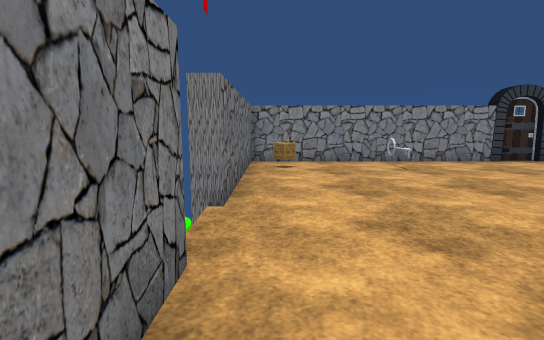
[1] (above)

12 first-person views from a walk through a scene from a Unity 3-D project. The camera is 1.2 m above the floor, tilts 8° down and sees 85° across. The floor is counted in squares, 1 m on a side. Each view is taken from the middle of a square. On the plan, view 1 faces up. The plan holds only what a view shows up to about 13 squares ahead; the rest is blank. The place goes on beyond the plan. The player character is not drawn. Door leaves are left out, so doorways stand open. Some surface patterns are stand-ins.

[2]
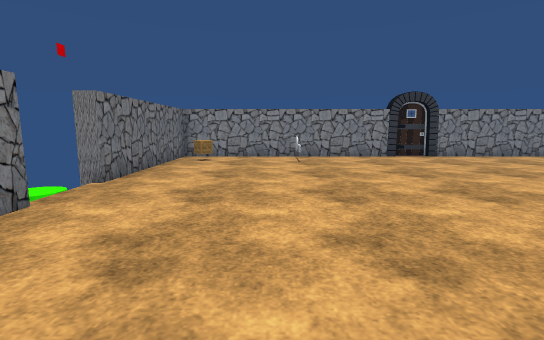

[3]
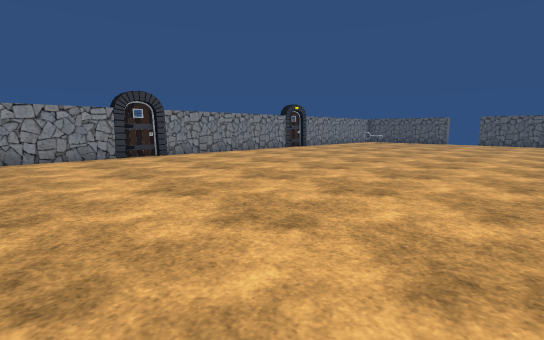

[4]
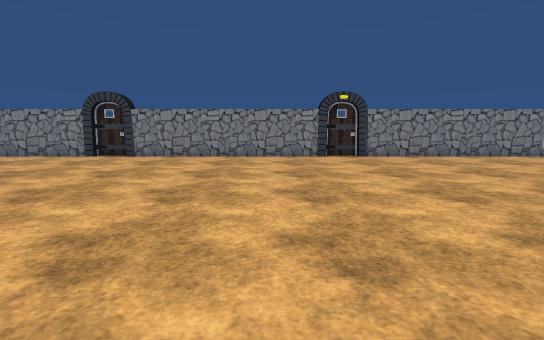

[5]
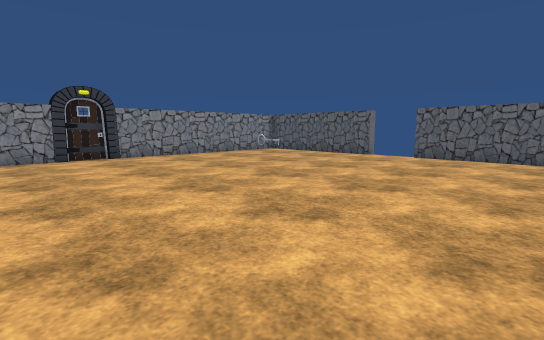

[6]
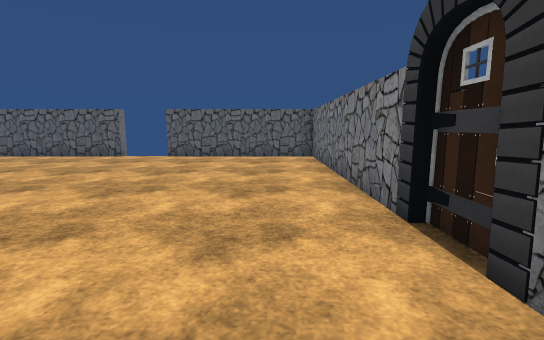

[7]
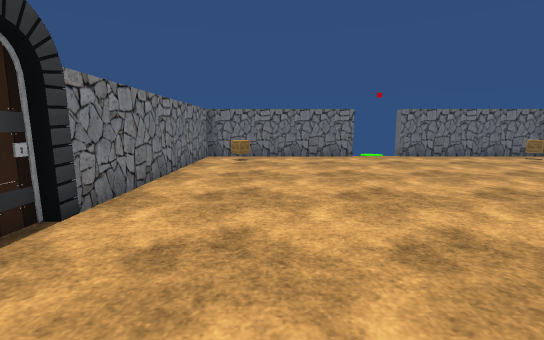

[8]
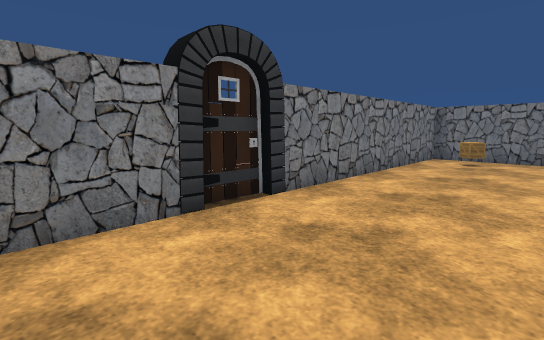

[9]
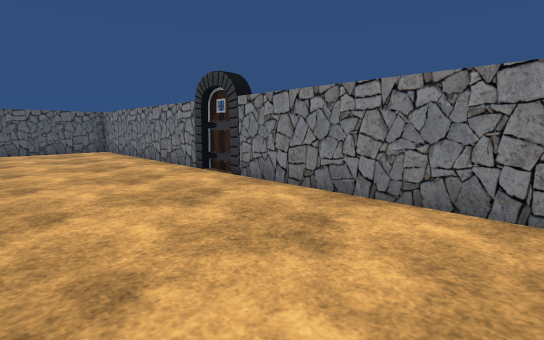

[10]
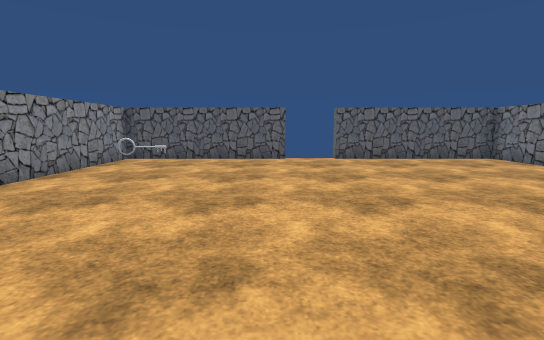

[11]
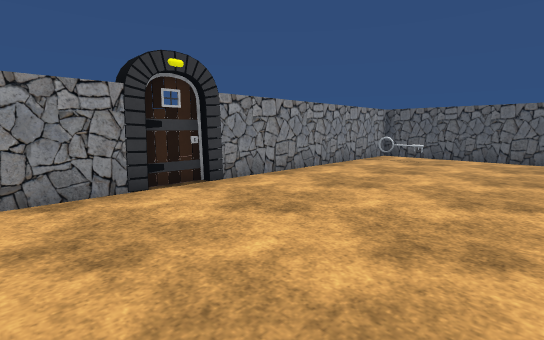

[12]
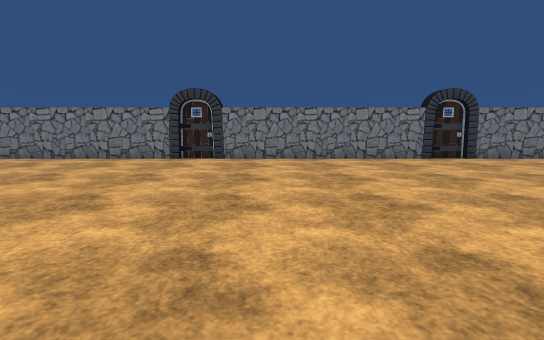

### Floor plan
Points are (right, up) in squares from view 1. A wall is a line through its corners. A room is listed if a view was taken in it or the views show most of it. See-through windows are left out.
Room 1 (views 1, 2, 3, 4, 5, 6, 7, 8, 9, 10, 11, 12)
walls: (17.9, -4) (20, -4); (9.6, -3.7) (18.4, -3.7); (19.6, -3.7) (28.8, -3.7) (28.8, 2.5); (18.4, 10.7) (9.6, 10.7); (10, 11) (8, 11); (8, -4) (10, -4); (8.4, 10.7) (-0.7, 10.7) (-0.7, 4.5) (-1.2, 4.5); (20, 11) (17.9, 11); (-0.7, 2.5) (-0.7, -3.7) (8.3, -3.7) (8.6, -4.1); (28.8, 4.4) (28.8, 10.7) (19.6, 10.7)
low walls: (27.1, 8.6) (27.1, 10.1)
ways out: open door at (29, 3.5)
objects: green disc (-1, 3) to (-1, 4); crate (0, 9); crate (1, -2)

Positions as (right, up) in squares from view 1, and headings:
1: (0, 0), facing up
2: (3, -2), facing up
3: (4, -2), facing up-right
4: (16, -2), facing up
5: (16, -2), facing up-right
6: (16, -2), facing right
7: (12, -1), facing left
8: (12, 0), facing down-left
9: (12, 1), facing down-right
10: (17, 5), facing right
11: (16, 5), facing up-right
12: (16, 8), facing down
